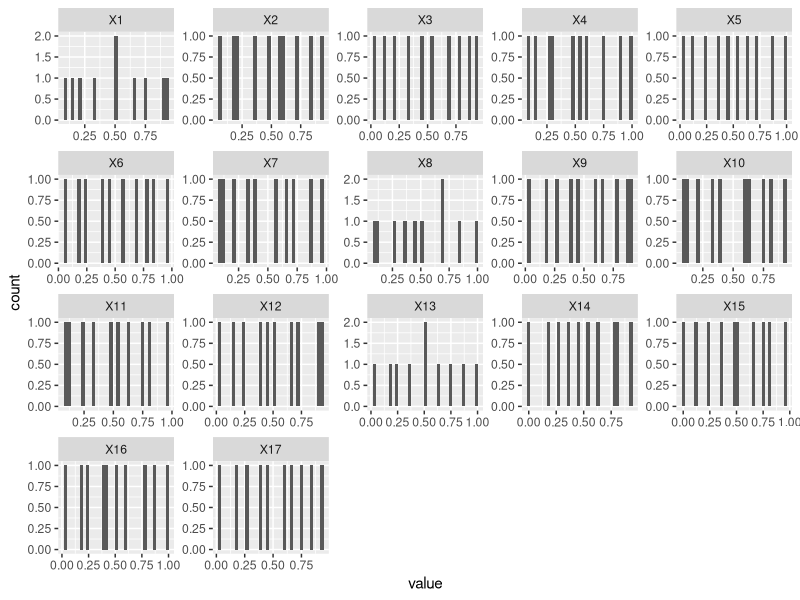
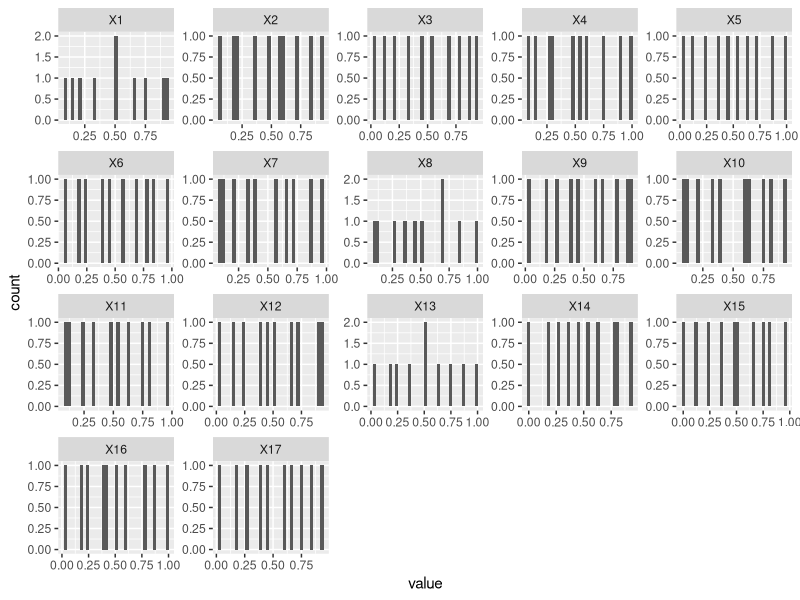

Reproduce these figures in R, in order.
#Lets load the lhs library
library(lhs)
library(ggplot2)
library(reshape)

#We will use the optimum lhs algorithm
#see http://rss.acs.unt.edu/Rdoc/library/lhs/html/optimumLHS.html

#Model design parameters
numberOfExperiments = 10	# How many experiments can we afford ?
numberOfParameters = 17

#Algorithm settings
maxSweeps=20	 		# The maximum number of times the algorithm may iterate ?
eps=.1				# The optimal stopping criterion

#we need to put the matrix in a data frame, so it gets headers etc, so we can work with it.
lhs=data.frame(optimumLHS(numberOfExperiments, numberOfParameters, maxSweeps, eps))

#make a histogram of each variable.
#We will do this to visualy inspect the uniformity of the data.

#We need to put the data in a two columns [ variable, value], or [X1, 0.223], so that we can plot it.
lhsMelt = melt(lhs)

#We will use 30 bins for each histogram
simpleHistogram = ggplot(data=lhsMelt, aes(x=value)) + geom_histogram(binwidth = 0.03) + facet_wrap(~ variable, scales="free") 
print(simpleHistogram)
ggsave(simpleHistogram, file="ExperimentDistributionHistogram.png") 



#Now we must scale the sample values so that we get paramter values out.
#LSH gives you numbers from [0 1]
#There are a few ways to do this.
#
# The seven parameters that need to be taken into account for experiment 1:
# 1. The belief tree aims (3 profiles) - 1 of 3
# 2. The affiliation weight 1 - from 0.7 to 0.8
# 3. The affiliation weight 2 - from 0.8 to 0.9
# 4. The affiliation weight 3 - from 0.9 to 1.0
# 5. The affiliation distribution 1 - from 25 to 50
# 6. The affiliation distribution 2 - from 25 to 50
# 7. The elecorate influence on policymakers - from 0.001 to 0.010
# 8. The resource potency parameter - from 1 to 10
# 9. The resource weight action - from 0.05 to 0.20
# 10. The trust decay coefficient - from 0.01-0.10
# 11. The conflict level coefficient 1 - from 0.7 to 0.8
# 12. The conflict level coefficient 2 - from 0.8 to 0.9
# 13. The conflict level coefficient 3 - from 0.9 to 1.0
# 14. The team gap in belief - from 0.6 to 1.0
# 15. The team gap in closeness of problem - fom 0.2 to 0.7
# 16. The team gap in closeness of policy - from 0.2 to 0.7
# 17. The ACF threshold - from 0.15 to 0.55

# 1. The belief tree aims
#partitions1=3
# we count backwards to avoid overwriting the values we already set to 1.
#for (i in partitions1:0) {
#  lhs$X1[which(lhs$X1 > (i-1)/partitions1 & lhs$X1 <= i/partitions1)] = i
#}
lhs$X1 = 1

# 2. The affiliation weight 1
lhs$X2 = 0.7

# 3. The affiliation weight 2
lhs$X3 = 0.8

# 4. The affiliation weight 3
lhs$X4 = 0.9

# 5. The affiliation distribution 1
lhs$X5 = 33
#lhs$X5 = 1+lhs$X5*49

# 6. The affiliation distribution 2
lhs$X6 = 0

# 7. The elecorate influence on policymakers
lhs$X7 = 0.001+lhs$X7*0.009
#lhs$X7 = 0.001

# 8. The resource potency parameter
#lhs$X8 = 1+lhs$X8*9
lhs$X8 = 1

# 9. The resource weight action
#lhs$X9 = 0.05+lhs$X9*0.15
lhs$X9 = 0.1

# 10. The trust decay coefficient - from 0.01-0.10
#lhs$X10 = 0.01+lhs$X10*0.09
lhs$X10 = 0.05

# 11. The conflict level coefficient 1 - from 0.7 to 0.8
#lhs$X11 = 0.7+lhs$X11*0.1
lhs$X11 = 0.7

# 12. The conflict level coefficient 2 - from 0.8 to 0.9
#lhs$X12 = 0.8+lhs$X12*0.1
lhs$X12 = 0.8

# 13. The conflict level coefficient 3 - from 0.9 to 1.0
#lhs$X13 = 0.9+lhs$X13*0.1
lhs$X13 = 0.9

# 14. The team gap in belief - from 0.6 to 1.0
#lhs$X14 = 0.6+lhs$X14*0.4
lhs$X14 = 0.8

# 15. The team gap in closeness of problem - fom 0.2 to 0.7
#lhs$X15 = 0.2+lhs$X15*0.5
lhs$X15 = 0.5

# 16. The team gap in closeness of policy - from 0.2 to 0.7
#lhs$X16 = 0.2+lhs$X16*0.5
lhs$X16 = 0.5

# 17. The ACF threshold - from 0.15 to 0.55
#lhs$X17 = 0.15+lhs$X17*0.4
lhs$X17 = 0.35

#1. our parameter value goes from [0  X]
#2. we have a base value and add a arange to it [x+0 x+y]
#3. a parameter is a boolean
#4. a parameter is a switch 1,2,3

#X1 whould be sweeped from [0 250]
#lhs$X1=lhs$X1*250

#X2 is swept from [300 350]
#lhs$X2=300+lhs$X2*50

#X3 is a boolean. If the sample value is below 0.5 is is TRUE, otherwise it is FALSE
#We ave to set the >= 0.5 first, otehrwise everything gets set to false.
#lhs$X3[which(lhs$X3 >= 0.5)] = "false"
#lhs$X3[which(lhs$X3 < 0.5)] = "true"

#x4 is a switch variable, having n possible values, 1,2,3...n We partition the [0 1] space into n parts, and test whether the value fall in, and assign a value to it.
#partitions=5

# we count backwards to avoid overwriting the values we already set to 1.
#for (i in partitions:1) {
#lhs$X4[which(lhs$X4 > (i-1)/partitions & lhs$X4 <= i/partitions)] = i
#}



#Now, lets save the data to a space separated file, no row or column names. 
#Note that we ARE NOT using CSV, as NetLogos file-read function expects space separated values
#You have to be careful when you read the experiment into NetLogo, to get the same order of parameters right.
write.table(lhs,file="Experiments_LHS_2.data",sep=",",row.names = FALSE,col.names = FALSE,quote = FALSE)

#This data file can be read into NetLogo and parameter values set up. See LhsExperiment.nlogo for a exampel how to do this.
